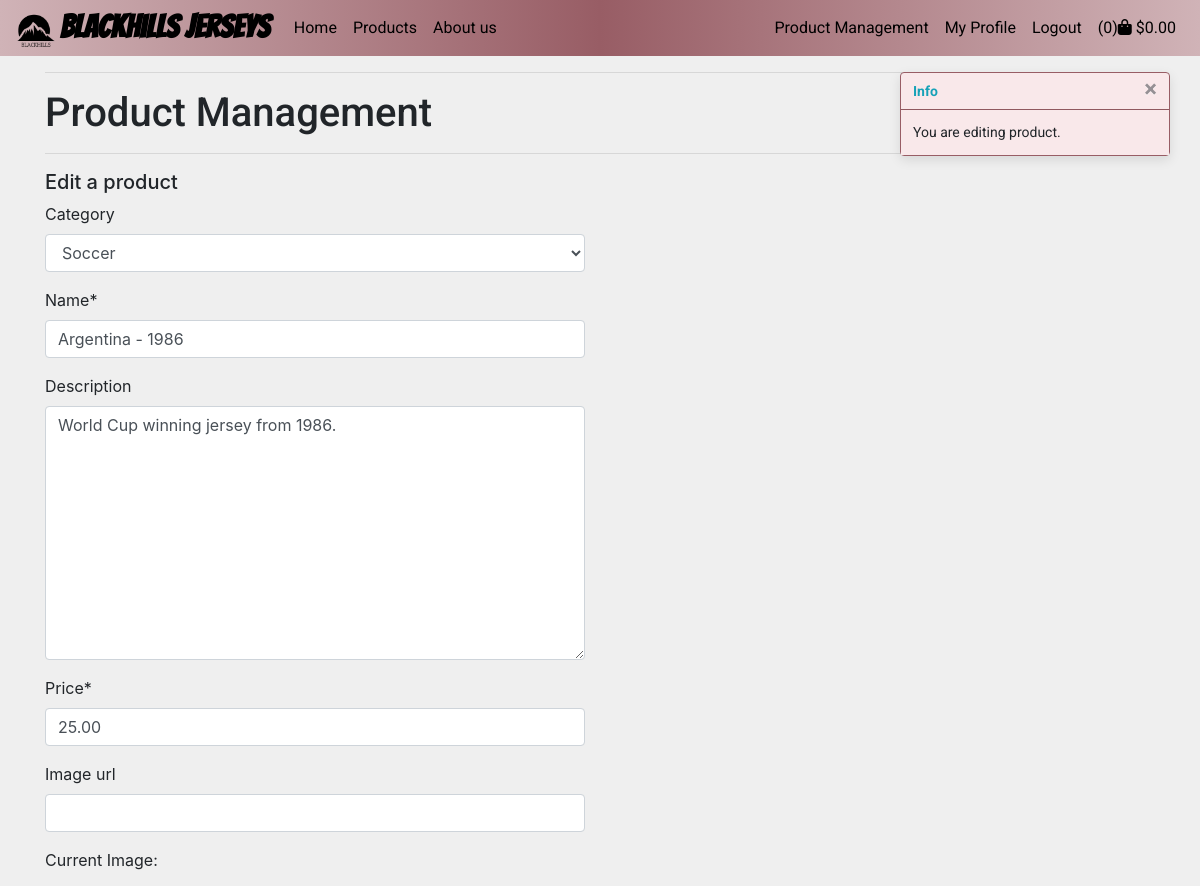
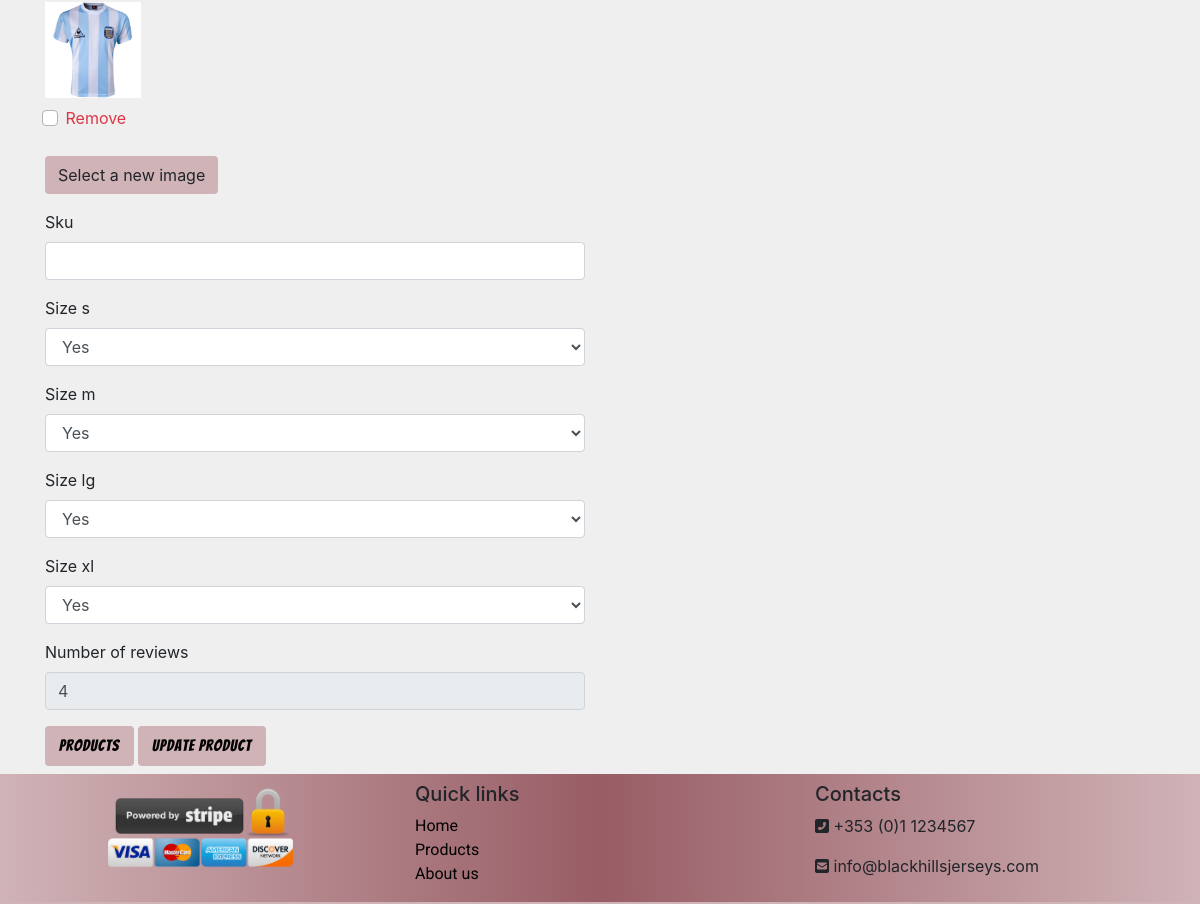
Page /products/edit/14/ (signed in) on the committed database (2 pictures, top to bottom).
### products/models.py (models this page shows, shortened)
class Product(models.Model):
    category = models.ForeignKey('Category',
                                 null=True,
                                 blank=True,
                                 on_delete=models.SET_NULL)
    name = models.CharField(max_length=254)
    description = models.TextField(null=True,
                                   blank=True)
    price = models.DecimalField(max_digits=6, decimal_places=2)
    image_url = models.URLField(max_length=1024,
                                null=True,
                                blank=True)
    image = models.ImageField(null=True, blank=True)
    sku = models.CharField(max_length=254,
                           null=True,
                           blank=True)
    size_s = models.BooleanField(default=False,
                                 null=True,
                                 blank=True)
    size_m = models.BooleanField(default=False,
                                 null=True,
                                 blank=True)
    size_lg = models.BooleanField(default=False,
                                  null=True,
                                  blank=True)
    size_xl = models.BooleanField(default=False,
                                  null=True,
                                  blank=True)
    number_of_reviews = models.IntegerField(blank=True,
                                            null=True)

### products/views.py (the view)
# urls.py: path('edit/<int:product_id>/', views.edit_product, name='edit_product'),
@login_required
def edit_product(request, product_id):
    if not request.user.is_superuser:
        messages.error(request,
                       'Sorry only users with admin \
                            rights can access this')
        return redirect(reverse('home'))
    product = get_object_or_404(Product, pk=product_id)
    if request.method == 'POST':
        form = ProductForm(request.POST, request.FILES, instance=product)
        if form.is_valid():
            form.save()
            messages.success(request,
                             'You have successfully updated product')
            return redirect(reverse('product_detail', args=[product.id]))
        else:
            messages.error(request,
                           'Failed to update product. \
                               Please ensure all fields are correct.')
    else:
        form = ProductForm(instance=product)
        messages.info(request, 'You are editing product.')
    template = 'products/edit_product.html'
    context = {
        'form': form,
        'product': product,
    }
    return render(request, template, context)

### products/forms.py
class ProductForm(forms.ModelForm):
    class Meta:
        model = Product
        fields = '__all__'
    image = forms.ImageField(label='image',
                             required=False,
                             widget=CustomClearableFileInput)
    def __init__(self, *args, **kwargs):
        super().__init__(*args, **kwargs)
        categories = Category.objects.all()
        friendly_names = [(c.id, c.get_friendly_name()) for c in categories]
        self.fields['number_of_reviews'].widget.attrs['readonly'] = True
        self.fields['category'].choices = friendly_names
        for field_name, field in self.fields.items():
            field.widget.attrs['class'] = ''

### products/models.py (called while the page is built)
    def get_friendly_name(self):
        return self.friendly_name

### products/templates/products/edit_product.html (shortened to what this page needs)
{% extends 'base.html' %} {% load static %}
{% block page_header %}
<div class="container header-container">
</div>
{% endblock %} {% block content %}
<section class="container">
    <div class="row">
        <div class="col">
        <hr>
            <h1>Product Management</h1>
         <hr>
        </div>
    </div>
</section>
<section class="container">
    <div class="row">
        <div class="col-12 col-lg-6">
            <h5>Edit a product</h5>
            <form method="POST" action="{% url 'edit_product' product.id %}" class="form mb-2" enctype="multipart/form-data">
                {% for field in form %}
                    {% if field.name != 'image' %}
                        {{ field | as_crispy_field }}
                    {% else %}
                        {{ field }}
                    {% endif %}
                {% endfor %}
                <a class="btn products-button" href="{% url 'products' %}">Products</a>
                <button class="btn products-button" type="submit">update product</button>
            </form>
        </div>
        <div class="col-12 col-lg-6 order-lg-last mb-5">
        </div>
    </div>
</section>
{% endblock %}

### static/css/base.css (style rules this page uses)
body { background-color: #efefef; display: flex; min-height: 100vh; width: 100%; overflow-x: hidden; flex-direction: column; }
h1 { font-family: 'Roboto', sans-serif; }
.header-container { height: 56px; }
.products-button { letter-spacing: 0.05rem; color: #000; background-color: #d0b2b6f7; font-family: 'Bangers', cursive; border: 2px solid transparent; }

### rows in the picture
Product: category "Soccer" "Argentina - 1986" "World Cup winning jersey from 1986." "25.00" "Yes" "Yes" "Yes" "Yes" "4"

### other values in the picture
{{ product_count }} "0"
{{ message }} "You are editing product."
{{ widget.initial_text }} "Current Image"
{{ widget.clear_checkbox_label }} "Remove"
